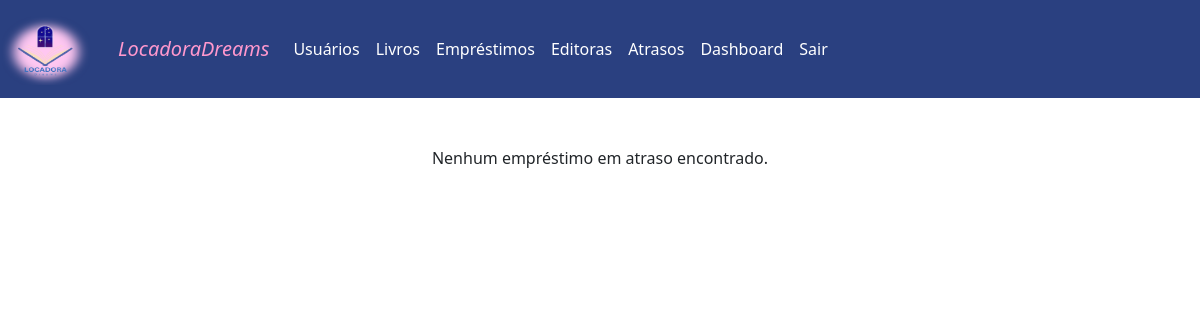
The page /Juliana3A/atrasos.php (signed in) on the database as committed earlier.
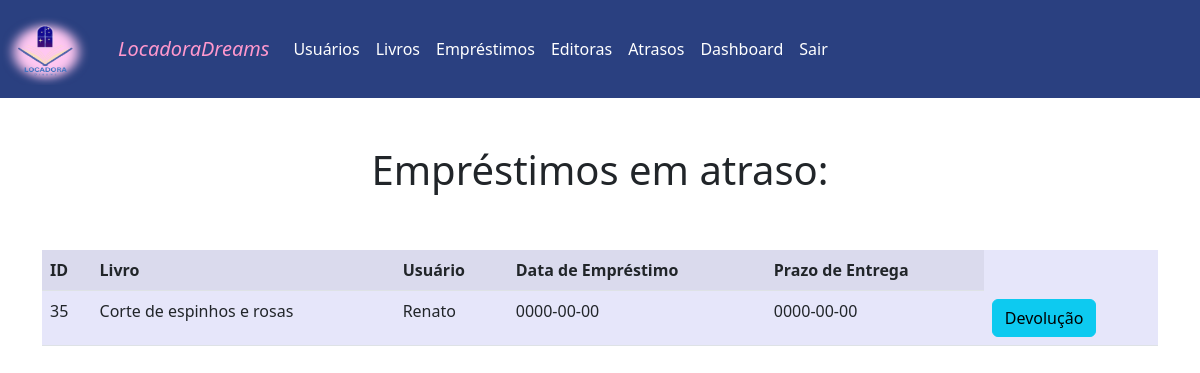
The same page on the database as committed later.
### tables this page shows
CREATE TABLE `emprestimos` (
  `id` int(11) NOT NULL,
  `livro_id` int(11) NOT NULL,
  `livro_nome` text NOT NULL,
  `usuario_id` int(11) NOT NULL,
  `usuario_nome` text NOT NULL,
  `prazo_entrega` date NOT NULL,
  `data_emprestimo` date NOT NULL,
  `devolvido` int(11) NOT NULL,
  `cpf_usuario` text NOT NULL
);

### Juliana3A/atrasos.php (the view, shortened to what this page needs)
<!DOCTYPE html>
<html>
<head>
    <link rel="stylesheet" href="css/bootstrap.min.css">
</head>
<body>
<nav class="navbar navbar-expand-lg "  style="background-color: #2A4080;">
		<a class="navbar-brand" href="#">
      		<img src="logo.png" alt="Bootstrap" width="90" height="72">
    	</a>
        <div class="container-fluid">
          <a class="navbar-brand" href="index.html">LocadoraDreams</a>
          <div class="collapse navbar-collapse" id="navbarNavAltMarkup">
            <div class="navbar-nav">
              <a class="nav-link" href="usuarios.php">Usuários</a>
			  <a class="nav-link" href="livros.php">Livros</a>
              <a class="nav-link" href="emprestimo.php">Empréstimos</a>
			  <a class="nav-link" href="editora.php">Editoras</a>
              <a class="nav-link" href="atrasos.php">Atrasos</a>
              <a class="nav-link " href="dashboard.php" class="dashboard-button">Dashboard</a>
              <a class="nav-link " href="logout.php">Sair</a>
            </div>
          </div>
        </div>
      </nav>
	  <br><br>
<?php
include_once('conexao.php');
$query_emprestimos = "SELECT * FROM emprestimos WHERE prazo_entrega < CURDATE()";
$resultado_emprestimos = mysqli_query($conn, $query_emprestimos);
if(mysqli_num_rows($resultado_emprestimos) > 0) {
    echo "<div class='container'><center><h1>Empréstimos em atraso:</h1></center><br><br>";
    echo "<table class='table table-striped'>";
    echo "<tr><th>ID</th><th>Livro</th><th>Usuário</th><th>Data de Empréstimo</th><th>Prazo de Entrega</th></tr>";
    while($row = mysqli_fetch_assoc($resultado_emprestimos)) {
        echo "<tr>";
        echo "<td>".$row['id']."</td>";
        echo "<td>".$row['livro_nome']."</td>";
        echo "<td>".$row['usuario_nome']."</td>";
        echo "<td>".$row['data_emprestimo']."</td>";
        echo "<td>".$row['prazo_entrega']."</td>";
        echo "<td><a href='devolucaolivro.php?id=".$row["id"]."'class='btn btn-info'>Devolução</a></td>";
        echo "</tr>";
    }
    echo "</table></div>";
} else {
    echo "<div class='container'><center><p>Nenhum empréstimo em atraso encontrado.</p></center></div>";
}
?>

Rows that differ between the two databases and show on the page:
added emprestimos: id "35", livro_nome "Corte de espinhos e rosas", usuario_nome "Renato", data_emprestimo "0000-00-00", prazo_entrega "0000-00-00"
Other text that changed with them:
text no longer shown: "Nenhum empréstimo em atraso encontrado."
text now shown: "Empréstimos em atraso: ID Livro Usuário Data de Empréstimo Prazo de Entrega"
